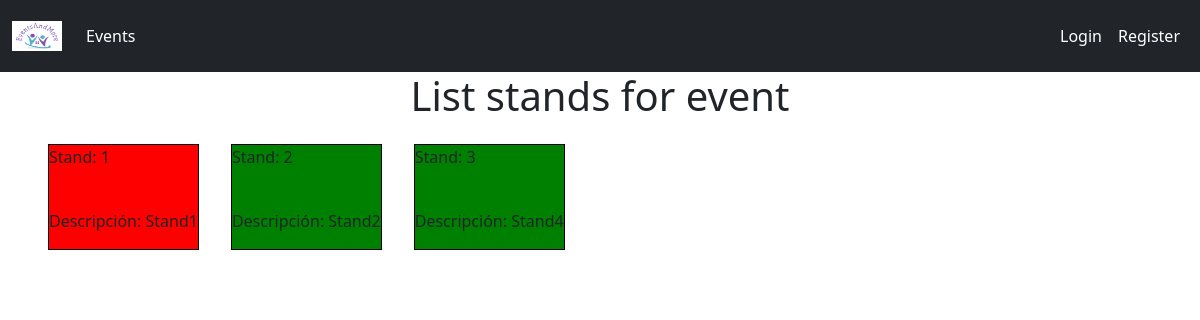
Screenshot of /events/3/stands/ with the database file from the repository.
### EventsAndMore/models.py (models this page shows, shortened)
class Stand(models.Model):
    id = models.AutoField(primary_key=True)
    idEvento = models.ForeignKey(Event, on_delete=models.CASCADE)
    occupied = models.BooleanField(blank=False, null=False)
    description = models.CharField(max_length=200, blank=False, null=False)

### EventsAndMore/views.py (the view)
# urls.py: path('events/<int:pk>/stands/', StandsListView.as_view(), name='stands_list'),
class StandsListView(ListView):
    model = Stand
    paginate_by = 50
    template_name = "standsList.html"
    def get_queryset(self):
        return Stand.objects.filter(idEvento__stand__id=self.kwargs['pk'])

### templates/standsList.html (shortened to what this page needs)
{% include 'base.html' %}
  {% load static %}
<link href="{% static 'css/margins.css' %}" rel="stylesheet">
{% block title %}
    <div>
        <h1 style="text-align:center">
            List stands for event {{ event_name }}
        </h1>
    </div>
    {% endblock title %}
    {% block content %}
    <ul>
    <div style="width: 80%">
        {% for stand in object_list %}
            {% if stand.occupied == True %}
                <div style="float: left;margin: 1em 1em 1em 1em;border: 1px solid #000;background-color: red;">
                    <p>Stand: {{ stand.id}} </p>
                <br>
                    <p>Descripción: {{ stand.description }}</p>
                 </div>
            {% else %}
                <div style="float: left;margin: 1em 1em 1em 1em;border: 1px solid #000;background-color: green;">
                    <p>Stand: {{ stand.id}} </p>
                <br>
                    <p>Descripción: {{ stand.description }}</p>
                 </div>
            {% endif %}
        {% endfor %}
    </div>
    {% endblock content %}

### rows the page displays
Stand: id "1", description "Stand1"
Stand: id "2", description "Stand2"
Stand: id "3", description "Stand4"
